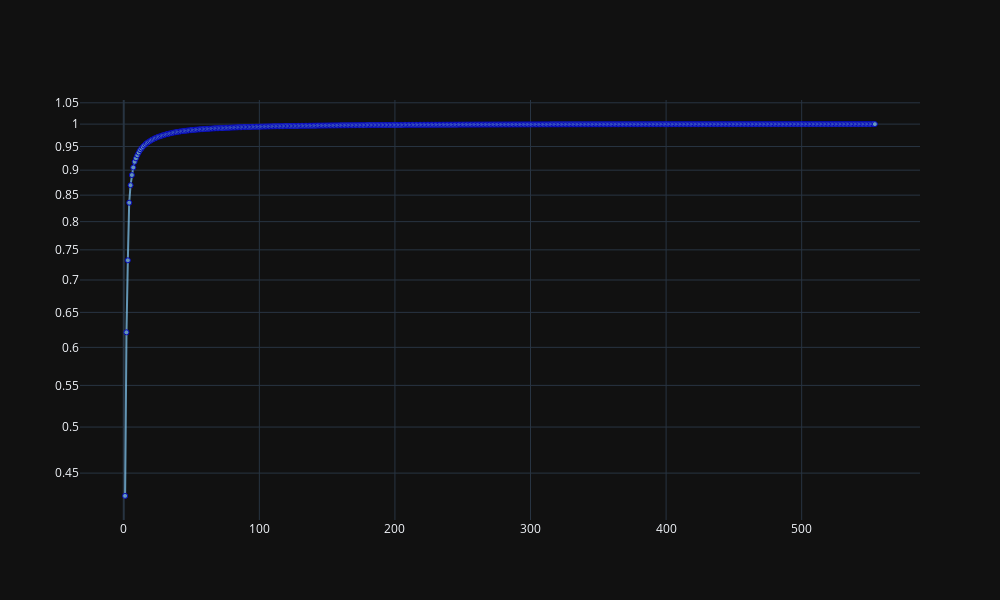

This figure's notebook cell:
### Code cell
plot_line(np.array(range(len(explained_variance)))+1,
          np.cumsum(explained_variance))

### Figure 1 — Plotly figure (JSON) as saved in the notebook; plotly's stock layout.template omitted (floating-point values rounded to 4 significant figures; data arrays with more than 128 entries replaced by an {"elided": "..."} marker saying what was removed)
{"data": [{"marker": {"color": "LightSkyBlue", "line": {"color": "Blue", "width": 1}, "size": 5}, "mode": "lines+markers", "opacity": 0.7, "type": "scatter", "x": {"elided": "554 int values"}, "y": {"elided": "554 float values"}}], "layout": {"height": 600, "width": 1000, "xaxis": {"title": {"text": ""}}, "yaxis": {"title": {"text": ""}, "type": "log"}}}
